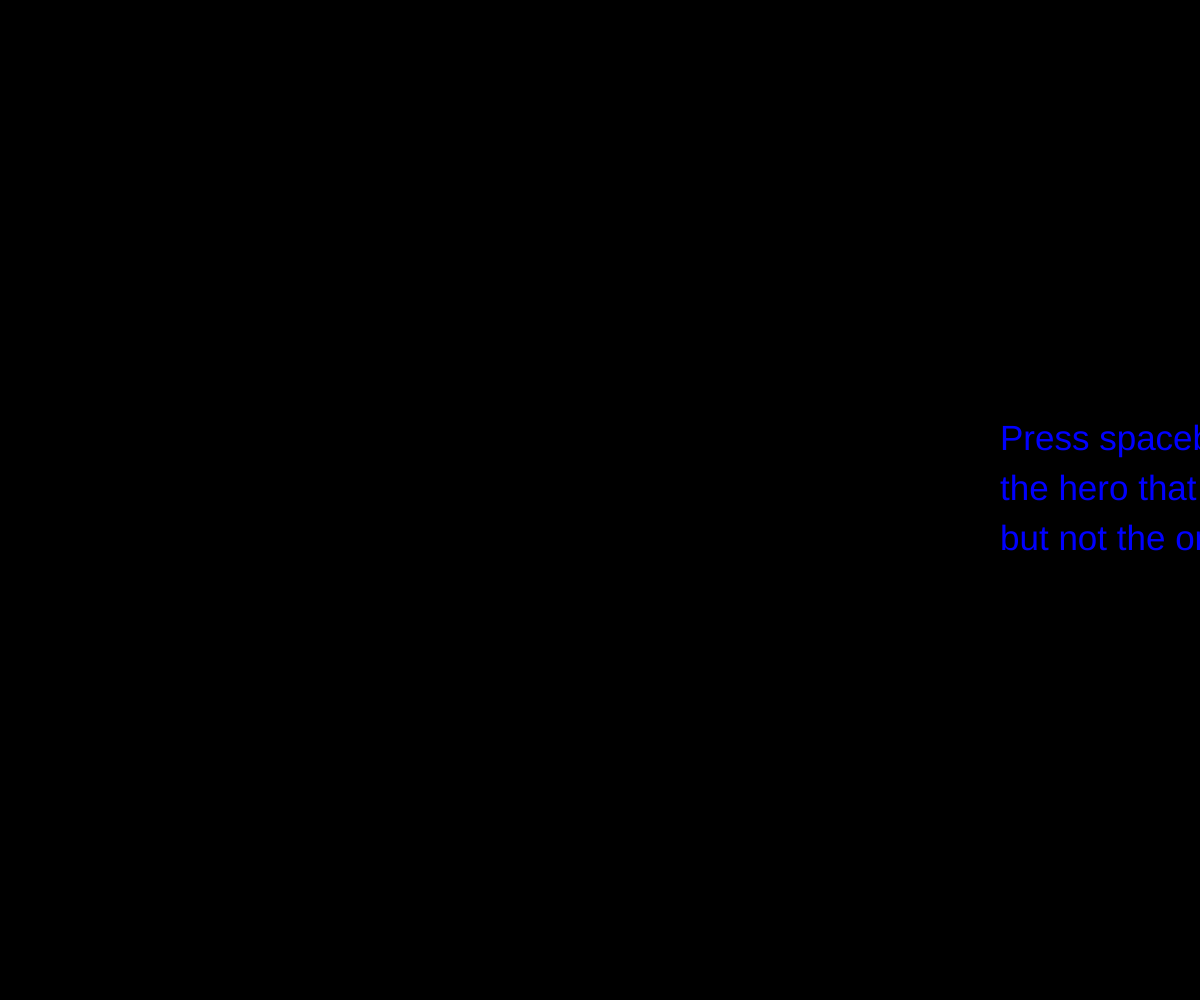
Frame 1 (no input)
Frame 60 (no input): identical to frame 1, image omitted
Frame 120 (the mouse pressed at the canvas centre since frame 60): identical to frame 1, image omitted

The p5.js sketch that drew this single still picture (run headless with seeded random() and noise() and a simulated clock; from frame 60 on, the mouse is pressed at the canvas centre):

// p5.js sketch
// ── sketch.js
// Max Liu
// 2d Grid Assignment
// Comp Sci 30
// April 29, 2024

let cols = 29; // setting dimensions of Grid
let rows = 29;
let colors = []; // empty array that is used to fill grid with red and dark red tiles
let state = "begin" // sets state to "begin", allowing the start screen function to run
let cellSize = 30;

function setup() {
  createCanvas(windowWidth, windowHeight); // Adjust canvas size as needed
  for (let i = 0; i < cols; i++) { // generated grid with red and dark red tiles, spots are picked at random
    colors[i] = [];
    for (let j = 0; j < rows; j++) {
      colors[i][j] = random (["darkred", "red"]) // fills in random tiles with a dark red or a red
    }
  }
  startScreen(); // displays start screen
  keyPressed(); // switches state once spacebar is pressed
}
      
function draw() { // draw loop, only executes once the state has been switched from "begin" to "start"
  if (state === "start") {
    myArray();
    colorChange();
  }
}
  
function myArray() { // base 2darray that creates a grid, the platform that the "colors" array inserts red or dark red squares into
  for (let i = 0; i < cols; i++) {
    for (let j = 0; j < rows; j++) {
      let x = i*cellSize;
      let y = j*cellSize;
      stroke (0)
      fill(colors[i][j])
      rect(x, y, cellSize ,cellSize);
    }
  }
}

function colorChange() { // overarching function that draws the Bat logo
  for (let i = 0; i < cols; i++){ // I will be completely honest, I feel like this for loop is unnessacary but it was one of the first things I added when I started this assignment, and for some reason everything breaks if I get rid of it. Go Coder Max!
    for (let j = 0; j < rows; j++) {  
      middlecolumn();
      column1();
      column2();
      column3MirrorPair();
      column4MirrorPair();
      column5MirrorPair();
      column6MirrorPair();
      column7MirrorPair();
      column8MirrorPair();
      column9MirrorPair();
      column10MirrorPair();
      column11MirrorPair();
      column12MirrorPair();
      column13MirrorPair();
  }
      
function middlecolumn() { // creates middle column, everything is built around this column of squares. A specific column is picked, and a specific section of that column is iterated through. All squares within the specified section are filled in black
  let i = 14;
  if (i === 14) {
    for (let j = 12; j < 21; j++) {
      fill ("black")
      let x = i*cellSize;
      let y = j*cellSize;
      fill("black")
      rect(x, y, cellSize, cellSize)
    }
  }
}
    
function column1() { // column directly to the left of the middle column
  let i = 13;
  if (i === 13) {
    for (let j = 11; j < 20; j++) {
      let x = i*cellSize;
      let y = j*cellSize;
      fill("black")
      rect(x, y, cellSize, cellSize)
    }
  }
}

function column2() { // column directly to the right of the middle column
let i = 15;
  if (i === 15) {
    for (let j = 11; j < 20; j++) {
      let x = i*cellSize;
      let y = j*cellSize;
      fill("black")
      rect(x, y, cellSize, cellSize)
    }
  }
}

function column3MirrorPair() { // mirrored columns on either side of Batman, combined into one function. All functions containing "MirroredPair" were created due to the symmetry of the design
let i = 16;
if (i === 16) {
  for (let j = 13; j < 19; j++) {
    let x = i*cellSize;
    let y = j*cellSize;
    fill("black")
    rect(x, y, cellSize, cellSize)
  }
}

let a = 12  
  if (a === 12) {
    for (let j = 13; j < 19; j++){
      let x = a*cellSize;
      let y = j*cellSize;
      fill("black")
      rect(x, y, cellSize, cellSize)
    }
  }
}

function column4MirrorPair() { // pair of columns each 3 columns away from the center column. A specific column is picked, and a specific section of that column is iterated through. 
if (i === 17) {
  for (let j = 12; j < 19; j++) {
    let x = i*cellSize
    let y = j*cellSize
    fill("black")
    rect(x, y, cellSize, cellSize)
  }
}
let a = 11
  if (a === 11) {
    for (let j = 12; j < 19; j++) {
      let x = a*cellSize
      let y = j*cellSize
      fill("black")
      rect(x, y, cellSize, cellSize)
    }
  }
}

function column5MirrorPair() { // pair of columns each 4 columns away from the center column 
let i = 18;
if (i === 18) {
  for (let j = 10; j < 18; j++){
    let x = i*cellSize
    let y = j*cellSize
    fill("black")
    rect(x, y, cellSize, cellSize)
  }
} 
let a = 10; 
  if (a === 10) {
    for (let j = 10; j < 18; j++){
      let x = a*cellSize
      let y = j*cellSize
      fill("black")
      rect(x, y, cellSize, cellSize)
    }
  }
}

function column6MirrorPair() { // pair of columns each 5 columns away from the center column
let i = 19;
  if (i === 19) {
    for (let j = 10; j < 18; j++) {
      let x = i*cellSize
      let y = j*cellSize
      fill("black")
      rect(x, y, cellSize, cellSize)
    }
  }
  let a = 9;
  if (a === 9) {
    for (let j = 10; j < 18; j++) {
      let x = a*cellSize
      let y = j*cellSize
      fill("black")
      rect(x, y, cellSize, cellSize)
    }
  }
}

function column7MirrorPair() { // pair of columns each 6 columns away from the center column
let i = 20;
if (i === 20) {
  for (let j = 10; j < 17; j++) {
    let x = i*cellSize
    let y = j*cellSize
    fill("black")
    rect(x, y, cellSize, cellSize)
  }
}
let a = 8
  if (a === 8) {
    for (let j = 10; j < 17; j++) {
      let x = a*cellSize
      let y = j*cellSize
      fill("black")
      rect(x, y, cellSize, cellSize)
    }
  }
}

function column8MirrorPair() { // pair of columns each 7 columns away from the center column
let i = 21;
if (i === 21) {
  for (let j = 10; j < 17; j++) {
    let x = i*cellSize
    let y = j*cellSize
    fill("black")
    rect(x, y, cellSize, cellSize)
  }
}
let a = 7
  if (a === 7) {
    for (let j = 10; j < 17; j++) {
      let x = a*cellSize
      let y = j*cellSize
      fill("black")
      rect(x, y, cellSize, cellSize)
    }
  }
}

function column9MirrorPair() { // pair of columns each 8 columns away from the center column
let i = 22;
if (i === 22) {
  for (let j = 10; j < 17; j++) {
    let x = i*cellSize
    let y = j*cellSize
    fill("black")
    rect(x, y, cellSize, cellSize)
  }
}
let a = 6;
  if (a === 6) {
    for (let j = 10; j < 17; j++) {
      let x = a*cellSize
      let y = j*cellSize
      fill("black")
      rect(x, y, cellSize, cellSize)
    }
  }
}

function column10MirrorPair() { // pair of columns each 9 columns away from the center column
let i = 23;
if (i === 23) {
  for (let j = 10; j < 14; j++) {
    let x = i*cellSize
    let y = j*cellSize
    fill("black")
    rect(x, y, cellSize, cellSize)
  }
}
let a = 5;
  if (a === 5) {
    for (let j = 10; j < 14; j++) {
      let x = a*cellSize
      let y = j*cellSize
      fill("black")
      rect(x, y, cellSize, cellSize)
    }
  }
}

function column11MirrorPair() { // pair of columns each 10 columns away from the center column
let i = 24
if (i === 24) {
  for (let j = 10; j < 13; j++) {
    let x = i*cellSize
    let y = j*cellSize
    fill("black")
    rect(x, y, cellSize, cellSize)
  }
}
let a = 4
  if (a === 4) {
    for (let j = 10; j < 13; j++) {
      let x = a*cellSize
      let y = j*cellSize
      fill("black")
      rect(x, y, cellSize, cellSize)
    }
  }
}

function column12MirrorPair() { // pair of columns each 11 columns away from the center column
let i = 25
if (i === 25) {
  for (let j = 10; j < 12; j++) {
    let x = i*cellSize
    let y = j*cellSize
    fill("black")
    rect(x, y, cellSize, cellSize)
  }
}
let a = 3
  if (a === 3) {
    for (let j = 10; j < 12; j++) {
      let x = a*cellSize
      let y = j*cellSize
      fill("black")
      rect(x, y, cellSize, cellSize)
    }
  }
}

function column13MirrorPair() { // pair of singular squares each 12 columns away from the center column
  let i = 26
  if (i === 26) {
    let j = 10;
      let x = i*cellSize
      let y = j*cellSize
      fill("black")
      rect(x, y, cellSize, cellSize)
    }
  }
  let a = 2
  if (a === 2) {
      let j = 10;
      let x = a*cellSize
      let y = j*cellSize
      fill("black")
      rect(x, y, cellSize, cellSize)
    }
  }   
}

function startScreen() { // introductory screen
  if (state === "begin") {
    background(0);
    fill("blue");
    textSize(35);
    text ("Press spacebar to reveal", 1000, 450)
    text("the hero that Gotham needs", 1000, 500);
    text("but not the one it deserves...", 1000, 550)
  }
}

function keyPressed() { // switches state to "start" once the spacebar is keyPressed, displaying Batman image
  if (key === " ") {
    state = "start";
  }
}



      
      
      
      
      
      
   
    

     
   
    
  
